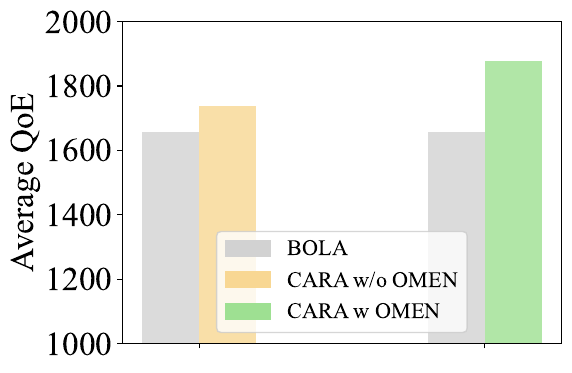

Source code (Python):
import pandas as pd
import numpy as np
import matplotlib.pyplot as plt
from sklearn.preprocessing import MinMaxScaler

plt.rcParams['font.sans-serif'] = ['Times New Roman']  # 指定使用的中文字体，如宋体、黑体等
plt.tight_layout()
plt.rcParams['font.size'] = 16


plt.figure(figsize=(6,4))

# 生成均匀分布的 x 坐标
x_ticks = np.arange(2)

plt.bar(x_ticks - 0.1, [1657,1657], width=0.2, alpha=0.8, color='#d2d2d2')
plt.bar(x_ticks + 0.1, [1737.4,0], width=0.2, alpha=0.8, color='#f8d793')
plt.bar(x_ticks + 0.1, [0,1876.33], width=0.2, alpha=0.8, color='#9ee092')


plt.ylabel('Average QoE', fontsize=24)
import matplotlib.patches as mpatches

# plt.title('QoE of Various Networks')
mpatches.Patch(color='cyan', label='柱状图')
borderlines = [mpatches.Patch(color='#d2d2d2'),
               mpatches.Patch(color='#f8d793'),
               mpatches.Patch(color='#9ee092'), ]
plt.legend(handles=borderlines,
           labels=['BOLA', 'CARA w/o OMEN', 'CARA w OMEN'],loc='lower center')

# 设置横轴刻度和标签
# plt.xticks(rotation=45)
plt.xticks(x_ticks, [], fontsize=24)
plt.yticks(fontsize=24)
plt.ylim(1000,2000)
plt.tight_layout()

# 添加图例
# plt.legend()
# 显示柱状图
plt.savefig('sub.pdf',bbox_inches='tight')
plt.show()
